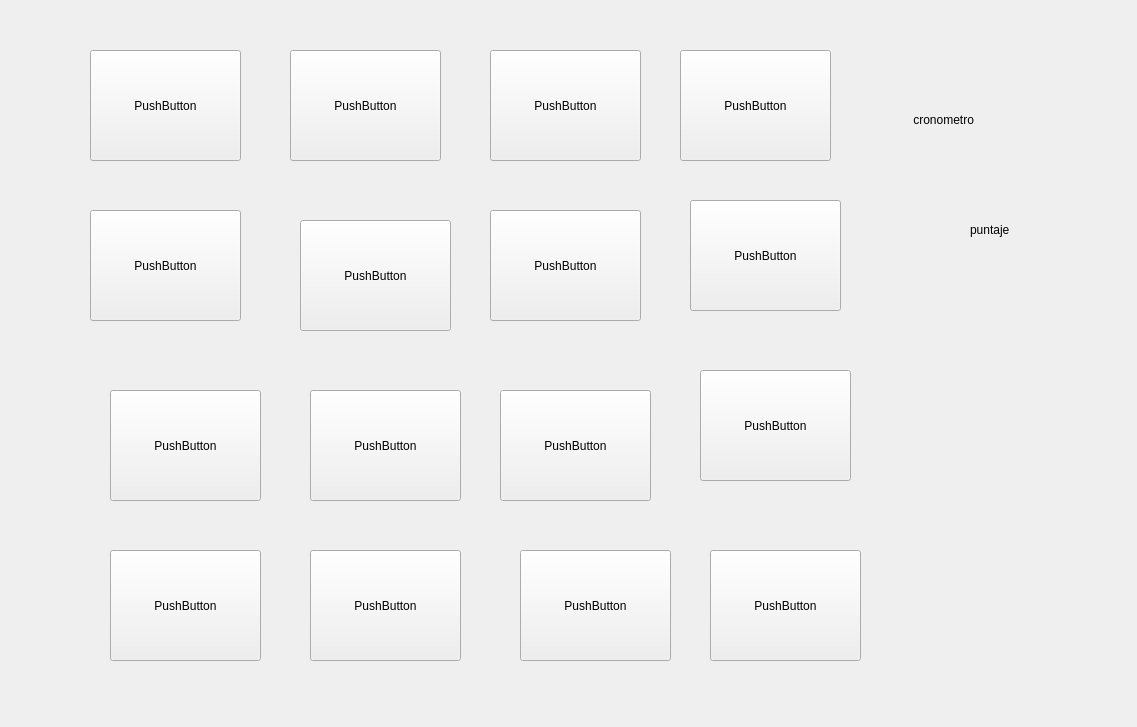
<?xml version="1.0" encoding="UTF-8"?>
<ui version="4.0">
 <class>PantallaGame</class>
 <widget class="QWidget" name="PantallaGame">
  <property name="geometry">
   <rect>
    <x>0</x>
    <y>0</y>
    <width>1137</width>
    <height>727</height>
   </rect>
  </property>
  <property name="windowTitle">
   <string>Form</string>
  </property>
  <property name="styleSheet">
   <string notr="true"/>
  </property>
  <widget class="QPushButton" name="pushButton">
   <property name="geometry">
    <rect>
     <x>90</x>
     <y>50</y>
     <width>151</width>
     <height>111</height>
    </rect>
   </property>
   <property name="text">
    <string>PushButton</string>
   </property>
  </widget>
  <widget class="QPushButton" name="pushButton_2">
   <property name="geometry">
    <rect>
     <x>90</x>
     <y>210</y>
     <width>151</width>
     <height>111</height>
    </rect>
   </property>
   <property name="text">
    <string>PushButton</string>
   </property>
  </widget>
  <widget class="QPushButton" name="pushButton_3">
   <property name="geometry">
    <rect>
     <x>290</x>
     <y>50</y>
     <width>151</width>
     <height>111</height>
    </rect>
   </property>
   <property name="text">
    <string>PushButton</string>
   </property>
  </widget>
  <widget class="QPushButton" name="pushButton_4">
   <property name="geometry">
    <rect>
     <x>300</x>
     <y>220</y>
     <width>151</width>
     <height>111</height>
    </rect>
   </property>
   <property name="text">
    <string>PushButton</string>
   </property>
  </widget>
  <widget class="QPushButton" name="pushButton_5">
   <property name="geometry">
    <rect>
     <x>490</x>
     <y>50</y>
     <width>151</width>
     <height>111</height>
    </rect>
   </property>
   <property name="text">
    <string>PushButton</string>
   </property>
  </widget>
  <widget class="QPushButton" name="pushButton_6">
   <property name="geometry">
    <rect>
     <x>490</x>
     <y>210</y>
     <width>151</width>
     <height>111</height>
    </rect>
   </property>
   <property name="text">
    <string>PushButton</string>
   </property>
  </widget>
  <widget class="QPushButton" name="pushButton_7">
   <property name="geometry">
    <rect>
     <x>680</x>
     <y>50</y>
     <width>151</width>
     <height>111</height>
    </rect>
   </property>
   <property name="text">
    <string>PushButton</string>
   </property>
  </widget>
  <widget class="QPushButton" name="pushButton_8">
   <property name="geometry">
    <rect>
     <x>690</x>
     <y>200</y>
     <width>151</width>
     <height>111</height>
    </rect>
   </property>
   <property name="text">
    <string>PushButton</string>
   </property>
  </widget>
  <widget class="QPushButton" name="pushButton_9">
   <property name="geometry">
    <rect>
     <x>110</x>
     <y>390</y>
     <width>151</width>
     <height>111</height>
    </rect>
   </property>
   <property name="text">
    <string>PushButton</string>
   </property>
  </widget>
  <widget class="QPushButton" name="pushButton_10">
   <property name="geometry">
    <rect>
     <x>310</x>
     <y>390</y>
     <width>151</width>
     <height>111</height>
    </rect>
   </property>
   <property name="text">
    <string>PushButton</string>
   </property>
  </widget>
  <widget class="QPushButton" name="pushButton_11">
   <property name="geometry">
    <rect>
     <x>500</x>
     <y>390</y>
     <width>151</width>
     <height>111</height>
    </rect>
   </property>
   <property name="text">
    <string>PushButton</string>
   </property>
  </widget>
  <widget class="QPushButton" name="pushButton_12">
   <property name="geometry">
    <rect>
     <x>700</x>
     <y>370</y>
     <width>151</width>
     <height>111</height>
    </rect>
   </property>
   <property name="text">
    <string>PushButton</string>
   </property>
  </widget>
  <widget class="QPushButton" name="pushButton_13">
   <property name="geometry">
    <rect>
     <x>110</x>
     <y>550</y>
     <width>151</width>
     <height>111</height>
    </rect>
   </property>
   <property name="text">
    <string>PushButton</string>
   </property>
  </widget>
  <widget class="QPushButton" name="pushButton_14">
   <property name="geometry">
    <rect>
     <x>310</x>
     <y>550</y>
     <width>151</width>
     <height>111</height>
    </rect>
   </property>
   <property name="text">
    <string>PushButton</string>
   </property>
  </widget>
  <widget class="QPushButton" name="pushButton_15">
   <property name="geometry">
    <rect>
     <x>520</x>
     <y>550</y>
     <width>151</width>
     <height>111</height>
    </rect>
   </property>
   <property name="text">
    <string>PushButton</string>
   </property>
  </widget>
  <widget class="QPushButton" name="pushButton_16">
   <property name="geometry">
    <rect>
     <x>710</x>
     <y>550</y>
     <width>151</width>
     <height>111</height>
    </rect>
   </property>
   <property name="text">
    <string>PushButton</string>
   </property>
  </widget>
  <widget class="QLabel" name="cronometro">
   <property name="geometry">
    <rect>
     <x>910</x>
     <y>109</y>
     <width>121</width>
     <height>21</height>
    </rect>
   </property>
   <property name="text">
    <string> cronometro</string>
   </property>
  </widget>
  <widget class="QLabel" name="puntajeL">
   <property name="geometry">
    <rect>
     <x>970</x>
     <y>220</y>
     <width>63</width>
     <height>20</height>
    </rect>
   </property>
   <property name="text">
    <string>puntaje</string>
   </property>
  </widget>
 </widget>
 <resources/>
 <connections/>
</ui>
